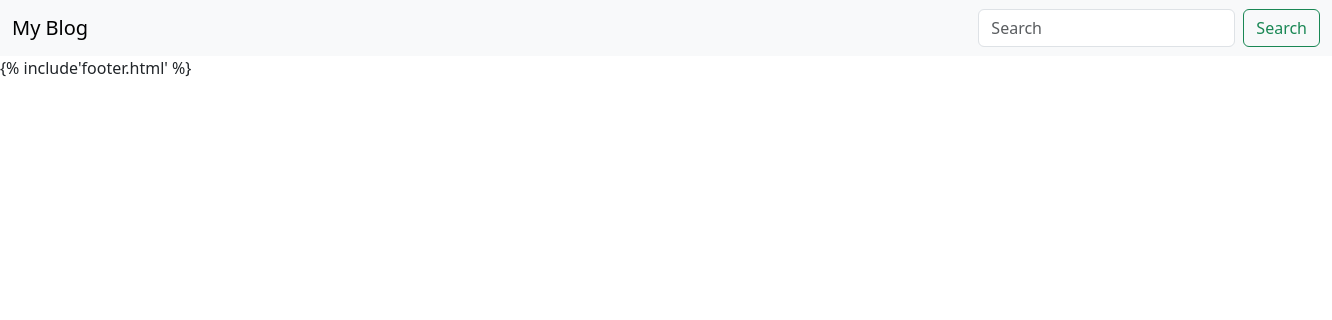
Before: /home/ with the older database file.
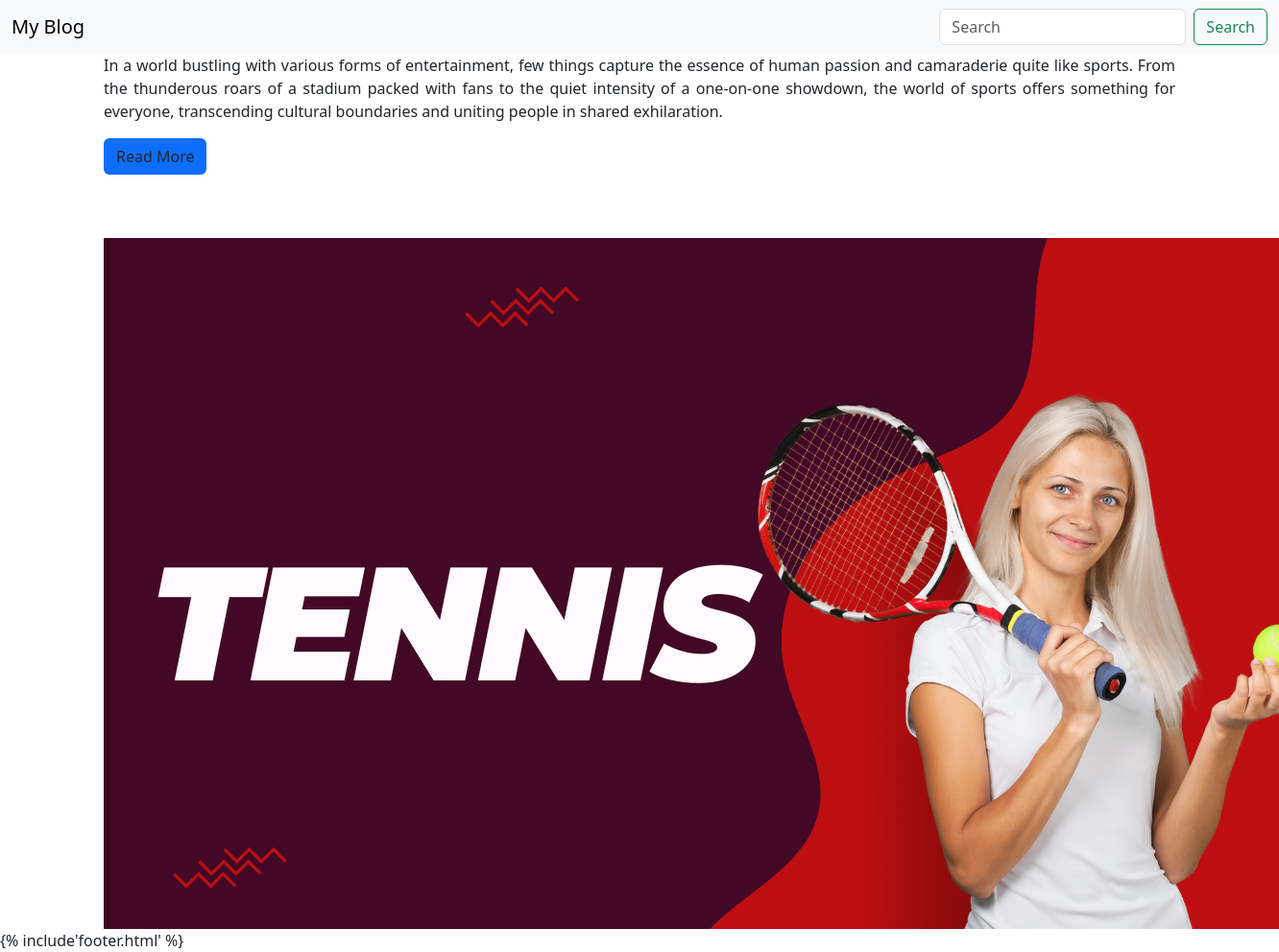
After: the same page with the newer database file.
### blog/models.py (models this page shows, shortened)
class Post(models.Model):
    post_id = models.AutoField(primary_key=True)
    title = models.CharField(max_length=200)
    content = HTMLField()
    url = models.CharField(max_length=100)
    cat = models.ForeignKey(Category, on_delete=models.CASCADE)
    image = models.ImageField(upload_to='post/')
    def __str__(self):
        return self.title

### blog/views.py (the view)
# urls.py: 2. Add a URL to urlpatterns:  path('', views.home, name='home')
def home(request):
    posts = Post.objects.all()
    print(posts)
    return render(request, 'home.html',{'posts':posts})

### templates/home.html
{% extends 'base.html' %} {% block title %} Welcome to Blog Post {% endblock %}
{% block content %}
<div class="container">
  <div class="row">
    <div class="col s12">
      {%for p in posts %}
      <div class="row">
        <div class="col s12 m8">
          {{p.content |truncatewords:60 | safe}}
          <div class="mt20">
            <button href="/blog/{{p.url}}" class="btn bg-primary">
              Read More
            </button>
          </div>
        </div>
        <div class="col s12 m4">
          <img
            src="/media/{{p.image}}"
            class="responsive-img"
            style="margin-top: 50px"
          />
        </div>
      </div>
      {%endfor %}
    </div>
  </div>
</div>
{% endblock %}

### templates/base.html (shortened to what this page needs)
<!DOCTYPE html>
<html lang="en">
  <head>
    <link
      href="https://cdn.jsdelivr.net/npm/bootstrap@5.3.3/dist/css/bootstrap.min.css"
      rel="stylesheet"
    />
  </head>
  <body>
    {% include 'header.html' %} {% block content %} {% endblock %} {%
    include'footer.html' %}
  </body>
</html>

### templates/header.html
<nav class="navbar bg-body-tertiary">
  <div class="container-fluid">
    <a class="navbar-brand">My Blog</a>
    <form class="d-flex" role="search">
      <input
        class="form-control me-2"
        type="search"
        placeholder="Search"
        aria-label="Search"
      />
      <button class="btn btn-outline-success" type="submit">Search</button>
    </form>
  </div>
</nav>

Changed rows visible on the page:
added Post: content "In a world bustling with various forms of entertainment, few things capture the essence of human passion and camaraderie quite like sports. From the thunderous roars of a stadium packed with fans to the quiet intensity of a one-on-one showdown, the world of sports offers something for everyone, transcending cultural boundaries and uniting people in shared exhilaration.", image (picture)
